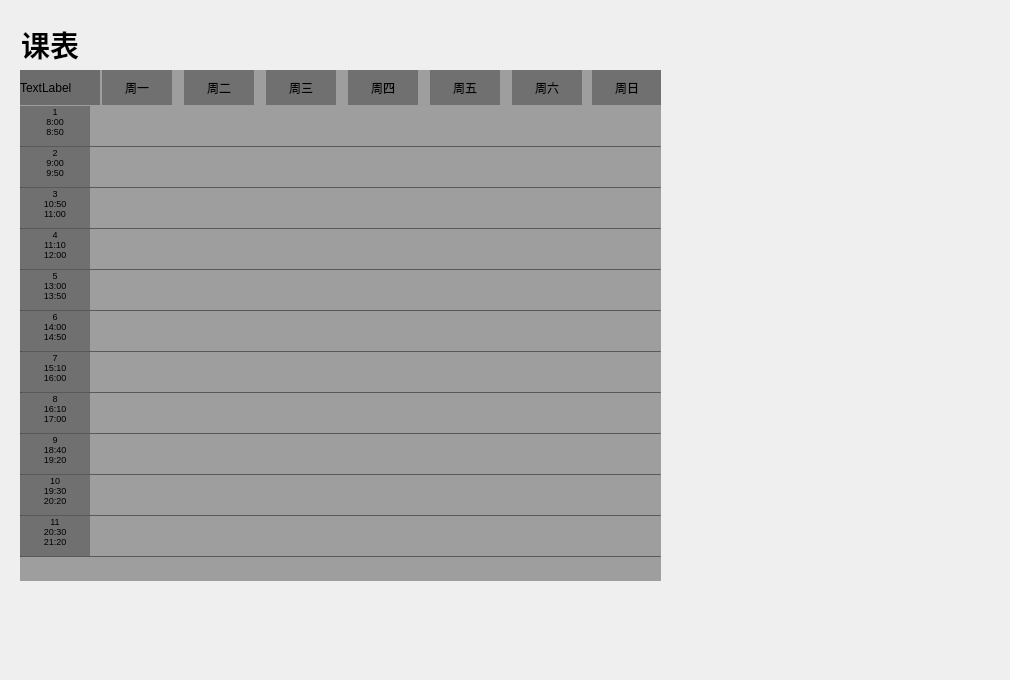
   <widget class="QWidget" name="page_classsheet">
    <widget class="QWidget" name="maincontextphoto_2" native="true">
     <property name="geometry">
      <rect>
       <x>0</x>
       <y>0</y>
       <width>1001</width>
       <height>671</height>
      </rect>
     </property>
     <property name="styleSheet">
      <string notr="true">QWidget#maincontextphoto_2
{
image: url(:/Themes/Assets/Themes/backgrounds/beach/2560x1600.jpg);

}</string>
     </property>
     <widget class="QLabel" name="ClassSheetTiltleLabel">
      <property name="geometry">
       <rect>
        <x>21</x>
        <y>29</y>
        <width>131</width>
        <height>31</height>
       </rect>
      </property>
      <property name="font">
       <font>
        <family>微软雅黑</family>
        <pointsize>22</pointsize>
        <bold>true</bold>
        <stylestrategy>PreferAntialias</stylestrategy>
       </font>
      </property>
      <property name="text">
       <string>课表</string>
      </property>
      <property name="textFormat">
       <enum>Qt::TextFormat::PlainText</enum>
      </property>
     </widget>
     <widget class="QWidget" name="class_sheet_widget" native="true">
      <property name="geometry">
       <rect>
        <x>20</x>
        <y>70</y>
        <width>641</width>
        <height>511</height>
       </rect>
      </property>
      <property name="styleSheet">
       <string notr="true">background-color: rgba(50, 50, 50, 110);</string>
      </property>
      <widget class="QLabel" name="nowdate_week">
       <property name="geometry">
        <rect>
         <x>0</x>
         <y>0</y>
         <width>80</width>
         <height>35</height>
        </rect>
       </property>
       <property name="minimumSize">
        <size>
         <width>70</width>
         <height>0</height>
        </size>
       </property>
       <property name="styleSheet">
        <string notr="true">background-color: rgba(50, 50, 50, 120);</string>
       </property>
       <property name="text">
        <string>TextLabel</string>
       </property>
      </widget>
      <widget class="QLabel" name="MondayLabel">
       <property name="geometry">
        <rect>
         <x>82</x>
         <y>0</y>
         <width>70</width>
         <height>35</height>
        </rect>
       </property>
       <property name="text">
        <string>周一</string>
       </property>
       <property name="alignment">
        <set>Qt::AlignmentFlag::AlignCenter</set>
       </property>
      </widget>
      <widget class="QLabel" name="TuesdayLabel">
       <property name="geometry">
        <rect>
         <x>164</x>
         <y>0</y>
         <width>70</width>
         <height>35</height>
        </rect>
       </property>
       <property name="text">
        <string>周二</string>
       </property>
       <property name="alignment">
        <set>Qt::AlignmentFlag::AlignCenter</set>
       </property>
      </widget>
      <widget class="QLabel" name="ThursdayLabel">
       <property name="geometry">
        <rect>
         <x>246</x>
         <y>0</y>
         <width>70</width>
         <height>35</height>
        </rect>
       </property>
       <property name="text">
        <string>周三</string>
       </property>
       <property name="alignment">
        <set>Qt::AlignmentFlag::AlignCenter</set>
       </property>
      </widget>
      <widget class="QLabel" name="WednesdayLabel">
       <property name="geometry">
        <rect>
         <x>328</x>
         <y>0</y>
         <width>70</width>
         <height>35</height>
        </rect>
       </property>
       <property name="text">
        <string>周四</string>
       </property>
       <property name="alignment">
        <set>Qt::AlignmentFlag::AlignCenter</set>
       </property>
      </widget>
      <widget class="QLabel" name="FridayLabel">
       <property name="geometry">
        <rect>
         <x>492</x>
         <y>0</y>
         <width>70</width>
         <height>35</height>
        </rect>
       </property>
       <property name="text">
        <string>周六</string>
       </property>
       <property name="alignment">
        <set>Qt::AlignmentFlag::AlignCenter</set>
       </property>
      </widget>
      <widget class="QLabel" name="SaturdayLabel">
       <property name="geometry">
        <rect>
         <x>572</x>
         <y>0</y>
         <width>70</width>
         <height>35</height>
        </rect>
       </property>
       <property name="text">
        <string>周日</string>
       </property>
       <property name="alignment">
        <set>Qt::AlignmentFlag::AlignCenter</set>
       </property>
      </widget>
      <widget class="QLabel" name="Sundaylabel">
       <property name="geometry">
        <rect>
         <x>410</x>
         <y>0</y>
         <width>70</width>
         <height>35</height>
        </rect>
       </property>
       <property name="text">
        <string>周五</string>
       </property>
       <property name="alignment">
        <set>Qt::AlignmentFlag::AlignCenter</set>
       </property>
      </widget>
      <widget class="QLabel" name="label_9">
       <property name="geometry">
        <rect>
         <x>0</x>
         <y>36</y>
         <width>70</width>
         <height>40</height>
        </rect>
       </property>
       <property name="minimumSize">
        <size>
         <width>70</width>
         <height>0</height>
        </size>
       </property>
       <property name="font">
        <font>
         <pointsize>7</pointsize>
        </font>
       </property>
       <property name="text">
        <string>1
8:00
8:50</string>
       </property>
       <property name="alignment">
        <set>Qt::AlignmentFlag::AlignHCenter|Qt::AlignmentFlag::AlignTop</set>
       </property>
      </widget>
      <widget class="QLabel" name="label_11">
       <property name="geometry">
        <rect>
         <x>0</x>
         <y>118</y>
         <width>70</width>
         <height>40</height>
        </rect>
       </property>
       <property name="minimumSize">
        <size>
         <width>70</width>
         <height>0</height>
        </size>
       </property>
       <property name="font">
        <font>
         <pointsize>7</pointsize>
        </font>
       </property>
       <property name="text">
        <string>3
10:50
11:00</string>
       </property>
       <property name="alignment">
        <set>Qt::AlignmentFlag::AlignHCenter|Qt::AlignmentFlag::AlignTop</set>
       </property>
      </widget>
      <widget class="QLabel" name="label_13">
       <property name="geometry">
        <rect>
         <x>0</x>
         <y>200</y>
         <width>70</width>
         <height>40</height>
        </rect>
       </property>
       <property name="minimumSize">
        <size>
         <width>70</width>
         <height>0</height>
        </size>
       </property>
       <property name="font">
        <font>
         <pointsize>7</pointsize>
        </font>
       </property>
       <property name="text">
        <string>5
13:00
13:50</string>
       </property>
       <property name="alignment">
        <set>Qt::AlignmentFlag::AlignHCenter|Qt::AlignmentFlag::AlignTop</set>
       </property>
      </widget>
      <widget class="QLabel" name="label_10">
       <property name="geometry">
        <rect>
         <x>0</x>
         <y>77</y>
         <width>70</width>
         <height>40</height>
        </rect>
       </property>
       <property name="minimumSize">
        <size>
         <width>70</width>
         <height>0</height>
        </size>
       </property>
       <property name="font">
        <font>
         <pointsize>7</pointsize>
        </font>
       </property>
       <property name="text">
        <string>2
9:00
9:50</string>
       </property>
       <property name="alignment">
        <set>Qt::AlignmentFlag::AlignHCenter|Qt::AlignmentFlag::AlignTop</set>
       </property>
      </widget>
      <widget class="QLabel" name="label_15">
       <property name="geometry">
        <rect>
         <x>0</x>
         <y>282</y>
         <width>70</width>
         <height>40</height>
        </rect>
       </property>
       <property name="minimumSize">
        <size>
         <width>70</width>
         <height>0</height>
        </size>
       </property>
       <property name="font">
        <font>
         <pointsize>7</pointsize>
        </font>
       </property>
       <property name="text">
        <string>7
15:10
16:00</string>
       </property>
       <property name="alignment">
        <set>Qt::AlignmentFlag::AlignHCenter|Qt::AlignmentFlag::AlignTop</set>
       </property>
      </widget>
      <widget class="QLabel" name="label_14">
       <property name="geometry">
        <rect>
         <x>0</x>
         <y>241</y>
         <width>70</width>
         <height>40</height>
        </rect>
       </property>
       <property name="minimumSize">
        <size>
         <width>70</width>
         <height>0</height>
        </size>
       </property>
       <property name="font">
        <font>
         <pointsize>7</pointsize>
        </font>
       </property>
       <property name="text">
        <string>6
14:00
14:50</string>
       </property>
       <property name="alignment">
        <set>Qt::AlignmentFlag::AlignHCenter|Qt::AlignmentFlag::AlignTop</set>
       </property>
      </widget>
      <widget class="QLabel" name="label_18">
       <property name="geometry">
        <rect>
         <x>0</x>
         <y>405</y>
         <width>70</width>
         <height>40</height>
        </rect>
       </property>
       <property name="minimumSize">
        <size>
         <width>70</width>
         <height>0</height>
        </size>
       </property>
       <property name="font">
        <font>
         <pointsize>7</pointsize>
        </font>
       </property>
       <property name="text">
        <string>10
19:30
20:20</string>
       </property>
       <property name="alignment">
        <set>Qt::AlignmentFlag::AlignHCenter|Qt::AlignmentFlag::AlignTop</set>
       </property>
      </widget>
      <widget class="QLabel" name="label_17">
       <property name="geometry">
        <rect>
         <x>0</x>
         <y>364</y>
         <width>70</width>
         <height>40</height>
        </rect>
       </property>
       <property name="minimumSize">
        <size>
         <width>70</width>
         <height>0</height>
        </size>
       </property>
       <property name="font">
        <font>
         <pointsize>7</pointsize>
        </font>
       </property>
       <property name="text">
        <string>9
18:40
19:20</string>
       </property>
       <property name="alignment">
        <set>Qt::AlignmentFlag::AlignHCenter|Qt::AlignmentFlag::AlignTop</set>
       </property>
      </widget>
      <widget class="QLabel" name="label_19">
       <property name="geometry">
        <rect>
         <x>0</x>
         <y>446</y>
         <width>70</width>
         <height>40</height>
        </rect>
       </property>
       <property name="minimumSize">
        <size>
         <width>70</width>
         <height>0</height>
        </size>
       </property>
       <property name="font">
        <font>
         <pointsize>7</pointsize>
        </font>
       </property>
       <property name="text">
        <string>11
20:30
21:20</string>
       </property>
       <property name="alignment">
        <set>Qt::AlignmentFlag::AlignHCenter|Qt::AlignmentFlag::AlignTop</set>
       </property>
      </widget>
      <widget class="QLabel" name="label_16">
       <property name="geometry">
        <rect>
         <x>0</x>
         <y>323</y>
         <width>70</width>
         <height>40</height>
        </rect>
       </property>
       <property name="minimumSize">
        <size>
         <width>70</width>
         <height>0</height>
        </size>
       </property>
       <property name="font">
        <font>
         <pointsize>7</pointsize>
        </font>
       </property>
       <property name="text">
        <string>8
16:10
17:00</string>
       </property>
       <property name="alignment">
        <set>Qt::AlignmentFlag::AlignHCenter|Qt::AlignmentFlag::AlignTop</set>
       </property>
      </widget>
      <widget class="QLabel" name="label_12">
       <property name="geometry">
        <rect>
         <x>0</x>
         <y>159</y>
         <width>70</width>
         <height>40</height>
        </rect>
       </property>
       <property name="minimumSize">
        <size>
         <width>70</width>
         <height>0</height>
        </size>
       </property>
       <property name="font">
        <font>
         <pointsize>7</pointsize>
        </font>
       </property>
       <property name="text">
        <string>4
11:10
12:00</string>
       </property>
       <property name="alignment">
        <set>Qt::AlignmentFlag::AlignHCenter|Qt::AlignmentFlag::AlignTop</set>
       </property>
      </widget>
      <widget class="Line" name="line">
       <property name="windowModality">
        <enum>Qt::WindowModality::NonModal</enum>
       </property>
       <property name="geometry">
        <rect>
         <x>0</x>
         <y>76</y>
         <width>641</width>
         <height>1</height>
        </rect>
       </property>
       <property name="autoFillBackground">
        <bool>false</bool>
       </property>
       <property name="styleSheet">
        <string notr="true">border-color: rgb(255, 255, 255);</string>
       </property>
       <property name="inputMethodHints">
        <set>Qt::InputMethodHint::ImhNone</set>
       </property>
       <property name="frameShadow">
        <enum>QFrame::Shadow::Sunken</enum>
       </property>
       <property name="orientation">
        <enum>Qt::Orientation::Horizontal</enum>
       </property>
      </widget>
      <widget class="Line" name="line_2">
       <property name="windowModality">
        <enum>Qt::WindowModality::NonModal</enum>
       </property>
       <property name="geometry">
        <rect>
         <x>0</x>
         <y>117</y>
         <width>641</width>
         <height>1</height>
        </rect>
       </property>
       <property name="autoFillBackground">
        <bool>false</bool>
       </property>
       <property name="styleSheet">
        <string notr="true">border-color: rgb(255, 255, 255);</string>
       </property>
       <property name="inputMethodHints">
        <set>Qt::InputMethodHint::ImhNone</set>
       </property>
       <property name="frameShadow">
        <enum>QFrame::Shadow::Sunken</enum>
       </property>
       <property name="orientation">
        <enum>Qt::Orientation::Horizontal</enum>
       </property>
      </widget>
      <widget class="Line" name="line_3">
       <property name="windowModality">
        <enum>Qt::WindowModality::NonModal</enum>
       </property>
       <property name="geometry">
        <rect>
         <x>0</x>
         <y>158</y>
         <width>641</width>
         <height>1</height>
        </rect>
       </property>
       <property name="autoFillBackground">
        <bool>false</bool>
       </property>
       <property name="styleSheet">
        <string notr="true">border-color: rgb(255, 255, 255);</string>
       </property>
       <property name="inputMethodHints">
        <set>Qt::InputMethodHint::ImhNone</set>
       </property>
       <property name="frameShadow">
        <enum>QFrame::Shadow::Sunken</enum>
       </property>
       <property name="orientation">
        <enum>Qt::Orientation::Horizontal</enum>
       </property>
      </widget>
      <widget class="Line" name="line_4">
       <property name="windowModality">
        <enum>Qt::WindowModality::NonModal</enum>
       </property>
       <property name="geometry">
        <rect>
         <x>0</x>
         <y>199</y>
         <width>641</width>
         <height>1</height>
        </rect>
       </property>
       <property name="autoFillBackground">
        <bool>false</bool>
       </property>
       <property name="styleSheet">
        <string notr="true">border-color: rgb(255, 255, 255);</string>
       </property>
       <property name="inputMethodHints">
        <set>Qt::InputMethodHint::ImhNone</set>
       </property>
       <property name="frameShadow">
        <enum>QFrame::Shadow::Sunken</enum>
       </property>
       <property name="orientation">
        <enum>Qt::Orientation::Horizontal</enum>
       </property>
      </widget>
      <widget class="Line" name="line_5">
       <property name="windowModality">
        <enum>Qt::WindowModality::NonModal</enum>
       </property>
       <property name="geometry">
        <rect>
         <x>0</x>
         <y>240</y>
         <width>641</width>
         <height>1</height>
        </rect>
       </property>
       <property name="autoFillBackground">
        <bool>false</bool>
       </property>
       <property name="styleSheet">
        <string notr="true">border-color: rgb(255, 255, 255);</string>
       </property>
       <property name="inputMethodHints">
        <set>Qt::InputMethodHint::ImhNone</set>
       </property>
       <property name="frameShadow">
        <enum>QFrame::Shadow::Sunken</enum>
       </property>
       <property name="orientation">
        <enum>Qt::Orientation::Horizontal</enum>
       </property>
      </widget>
      <widget class="Line" name="line_6">
       <property name="windowModality">
        <enum>Qt::WindowModality::NonModal</enum>
       </property>
       <property name="geometry">
        <rect>
         <x>0</x>
         <y>281</y>
         <width>641</width>
         <height>1</height>
        </rect>
       </property>
       <property name="autoFillBackground">
        <bool>false</bool>
       </property>
       <property name="styleSheet">
        <string notr="true">border-color: rgb(255, 255, 255);</string>
       </property>
       <property name="inputMethodHints">
        <set>Qt::InputMethodHint::ImhNone</set>
       </property>
       <property name="frameShadow">
        <enum>QFrame::Shadow::Sunken</enum>
       </property>
       <property name="orientation">
        <enum>Qt::Orientation::Horizontal</enum>
       </property>
      </widget>
      <widget class="Line" name="line_7">
       <property name="windowModality">
        <enum>Qt::WindowModality::NonModal</enum>
       </property>
       <property name="geometry">
        <rect>
         <x>0</x>
         <y>322</y>
         <width>641</width>
         <height>1</height>
        </rect>
       </property>
       <property name="autoFillBackground">
        <bool>false</bool>
       </property>
       <property name="styleSheet">
        <string notr="true">border-color: rgb(255, 255, 255);</string>
       </property>
       <property name="inputMethodHints">
        <set>Qt::InputMethodHint::ImhNone</set>
       </property>
       <property name="frameShadow">
        <enum>QFrame::Shadow::Sunken</enum>
       </property>
       <property name="orientation">
        <enum>Qt::Orientation::Horizontal</enum>
       </property>
      </widget>
      <widget class="Line" name="line_8">
       <property name="windowModality">
        <enum>Qt::WindowModality::NonModal</enum>
       </property>
       <property name="geometry">
        <rect>
         <x>0</x>
         <y>363</y>
         <width>641</width>
         <height>1</height>
        </rect>
       </property>
       <property name="autoFillBackground">
        <bool>false</bool>
       </property>
       <property name="styleSheet">
        <string notr="true">border-color: rgb(255, 255, 255);</string>
       </property>
       <property name="inputMethodHints">
        <set>Qt::InputMethodHint::ImhNone</set>
       </property>
       <property name="frameShadow">
        <enum>QFrame::Shadow::Sunken</enum>
       </property>
       <property name="orientation">
        <enum>Qt::Orientation::Horizontal</enum>
       </property>
      </widget>
      <widget class="Line" name="line_9">
       <property name="windowModality">
        <enum>Qt::WindowModality::NonModal</enum>
       </property>
       <property name="geometry">
        <rect>
         <x>0</x>
         <y>404</y>
         <width>641</width>
         <height>1</height>
        </rect>
       </property>
       <property name="autoFillBackground">
        <bool>false</bool>
       </property>
       <property name="styleSheet">
        <string notr="true">border-color: rgb(255, 255, 255);</string>
       </property>
       <property name="inputMethodHints">
        <set>Qt::InputMethodHint::ImhNone</set>
       </property>
       <property name="frameShadow">
        <enum>QFrame::Shadow::Sunken</enum>
       </property>
       <property name="orientation">
        <enum>Qt::Orientation::Horizontal</enum>
       </property>
      </widget>
      <widget class="Line" name="line_10">
       <property name="windowModality">
        <enum>Qt::WindowModality::NonModal</enum>
       </property>
       <property name="geometry">
        <rect>
         <x>0</x>
         <y>445</y>
         <width>641</width>
         <height>1</height>
        </rect>
       </property>
       <property name="autoFillBackground">
        <bool>false</bool>
       </property>
       <property name="styleSheet">
        <string notr="true">border-color: rgb(255, 255, 255);</string>
       </property>
       <property name="inputMethodHints">
        <set>Qt::InputMethodHint::ImhNone</set>
       </property>
       <property name="frameShadow">
        <enum>QFrame::Shadow::Sunken</enum>
       </property>
       <property name="orientation">
        <enum>Qt::Orientation::Horizontal</enum>
       </property>
      </widget>
      <widget class="Line" name="line_11">
       <property name="windowModality">
        <enum>Qt::WindowModality::NonModal</enum>
       </property>
       <property name="geometry">
        <rect>
         <x>0</x>
         <y>486</y>
         <width>641</width>
         <height>1</height>
        </rect>
       </property>
       <property name="autoFillBackground">
        <bool>false</bool>
       </property>
       <property name="styleSheet">
        <string notr="true">border-color: rgb(255, 255, 255);</string>
       </property>
       <property name="inputMethodHints">
        <set>Qt::InputMethodHint::ImhNone</set>
       </property>
       <property name="frameShadow">
        <enum>QFrame::Shadow::Sunken</enum>
       </property>
       <property name="orientation">
        <enum>Qt::Orientation::Horizontal</enum>
       </property>
      </widget>
     </widget>
     <widget class="QPushButton" name="pushButton_2">
      <property name="geometry">
       <rect>
        <x>660</x>
        <y>70</y>
        <width>21</width>
        <height>511</height>
       </rect>
      </property>
      <property name="styleSheet">
       <string notr="true">background:transparent;</string>
      </property>
      <property name="text">
       <string/>
      </property>
      <property name="icon">
       <iconset theme="QIcon::ThemeIcon::MediaSkipForward"/>
      </property>
      <property name="flat">
       <bool>true</bool>
      </property>
     </widget>
     <widget class="QPushButton" name="pushButton_3">
      <property name="geometry">
       <rect>
        <x>0</x>
        <y>70</y>
        <width>21</width>
        <height>511</height>
       </rect>
      </property>
      <property name="styleSheet">
       <string notr="true">background:transparent;</string>
      </property>
      <property name="text">
       <string/>
      </property>
      <property name="icon">
       <iconset theme="QIcon::ThemeIcon::GoPrevious"/>
      </property>
      <property name="flat">
       <bool>true</bool>
      </property>
     </widget>
     <widget class="QPushButton" name="add_class_by_hand">
      <property name="geometry">
       <rect>
        <x>570</x>
        <y>35</y>
        <width>33</width>
        <height>30</height>
       </rect>
      </property>
      <property name="text">
       <string/>
      </property>
      <property name="icon">
       <iconset resource="res.qrc">
        <normaloff>:/Themes/Assets/add_icon.svg</normaloff>:/Themes/Assets/add_icon.svg</iconset>
      </property>
      <property name="flat">
       <bool>true</bool>
      </property>
     </widget>
     <widget class="QPushButton" name="add_class_from_web">
      <property name="geometry">
       <rect>
        <x>615</x>
        <y>35</y>
        <width>33</width>
        <height>30</height>
       </rect>
      </property>
      <property name="text">
       <string/>
      </property>
      <property name="icon">
       <iconset resource="res.qrc">
        <normaloff>:/Themes/Assets/download.svg</normaloff>:/Themes/Assets/download.svg</iconset>
      </property>
      <property name="flat">
       <bool>true</bool>
      </property>
     </widget>
     <widget class="QPushButton" name="back_to_home_week">
      <property name="geometry">
       <rect>
        <x>93</x>
        <y>29</y>
        <width>39</width>
        <height>33</height>
       </rect>
      </property>
      <property name="text">
       <string/>
      </property>
      <property name="icon">
       <iconset resource="res.qrc">
        <normaloff>:/Themes/Assets/main_home.svg</normaloff>:/Themes/Assets/main_home.svg</iconset>
      </property>
      <property name="flat">
       <bool>true</bool>
      </property>
     </widget>
     <zorder>class_sheet_widget</zorder>
     <zorder>ClassSheetTiltleLabel</zorder>
     <zorder>pushButton_2</zorder>
     <zorder>pushButton_3</zorder>
     <zorder>add_class_by_hand</zorder>
     <zorder>add_class_from_web</zorder>
     <zorder>back_to_home_week</zorder>
    </widget>
   </widget>
